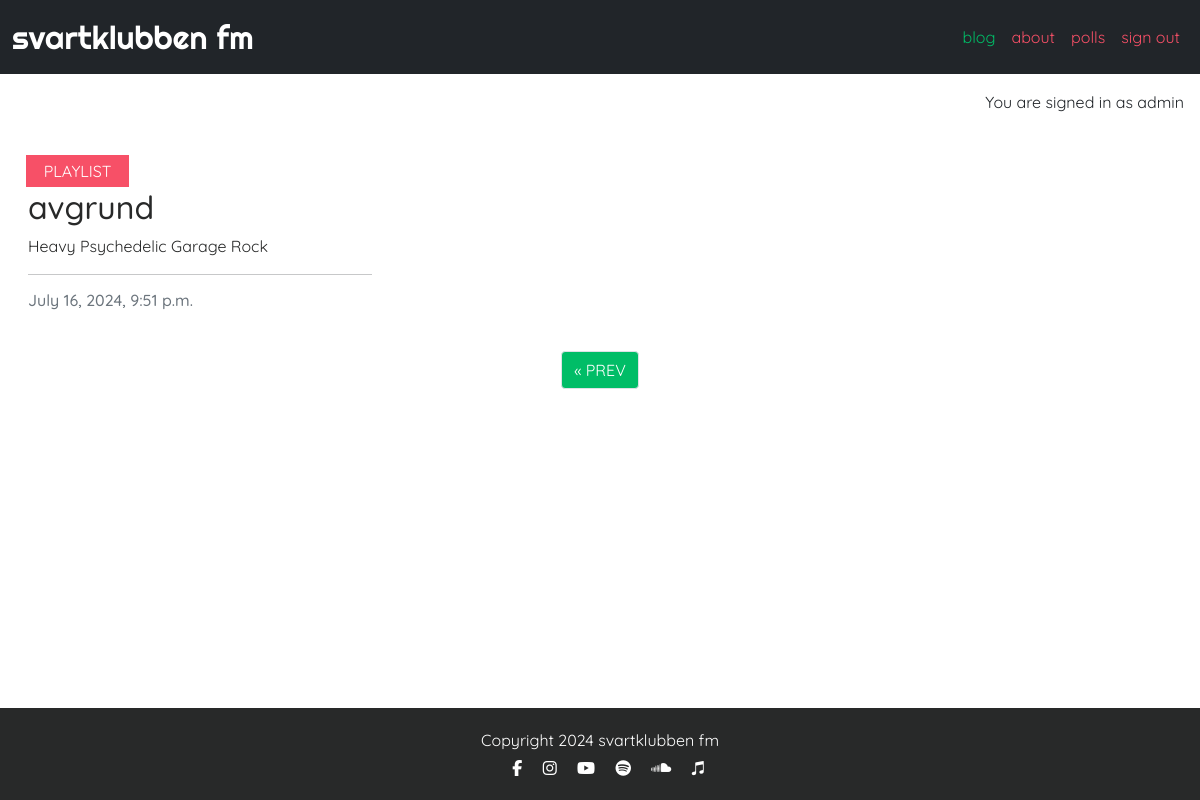
/?page=2 (signed in), run on the app's committed database.
### blog/models.py (models this page shows, shortened)
class Post(models.Model):
    title = models.CharField(max_length=200, unique=True)
    slug = models.SlugField(max_length=200, unique=True)
    label = models.CharField(max_length=200, default='content_type')
    author = models.ForeignKey(
        User, on_delete=models.CASCADE, related_name="blog_posts"
    )
    featured_image = CloudinaryField('image', default='placeholder')
    content = models.TextField()
    created_on = models.DateTimeField(auto_now_add=True)
    status = models.IntegerField(choices=STATUS, default=0)
    excerpt = models.TextField(blank=True)
    updated_on = models.DateTimeField(auto_now=True)
    class Meta:
        ordering = ["-created_on"]

### blog/views.py (the view)
# urls.py: path('', views.PostList.as_view(), name='home'),
class PostList(generic.ListView):
    queryset = Post.objects.filter(status=1)
    template_name = "blog/index.html"
    paginate_by = 6

### blog/templates/blog/index.html (shortened to what this page needs)
{% extends "base.html" %}
{% load static %}
{% block content %}
<div class="container-fluid">
    <div class="row">
        <div class="col-12 mt-3 left">
            <div class="row">
                {% for post in post_list %}
                <div class="col-md-4">
                    <div class="card mb-4">
                        <div class="card-body">
                            <div class="image-container">
                                <div class="image-flash">
                                    <p class="label d-flex justify-content-center">{{ post.label }}</p>
                                </div>
                            </div>
                            <a href="{% url 'post_detail' post.slug %}" class="post-link">
                                <h2 class="card-title">{{ post.title }}</h2>
                                <p class="card-text">{{ post.excerpt }}</p>
                            </a>
                            <hr />
                            <p class="card-text text-muted h6">{{ post.created_on}}
                            </p>
                        </div>
                    </div>
                </div>
                {% endfor %}
            </div>
        </div>
    </div>
    {% if is_paginated %}
    <nav aria-label="Page navigation">
        <ul class="pagination justify-content-center">
            {% if page_obj.has_previous %}
            <li><a href="?page={{ page_obj.previous_page_number }}" class="btn btn-style page-link">&laquo; PREV</a></li>
            {% endif %}
        </ul>
    </nav>
    {% endif %}
</div>
{% endblock %}
{% block copyright %}
    Copyright 2024 svartklubben fm
{% endblock %}

### templates/base.html (shortened to what this page needs)
{% load static %}
{% url 'home' as home_url %}
{% url 'about' as about_url %}
{% url 'polls:index' as polls_url %}
{% url 'account_login' as login_url %}
{% url 'account_signup' as signup_url %}
{% url 'account_logout' as logout_url %}
<!DOCTYPE html>
<html class="h-100" lang="en">
<head>
    <link href="https://cdn.jsdelivr.net/npm/bootstrap@5.0.1/dist/css/bootstrap.min.css" rel="stylesheet"
>
    <link rel="stylesheet" href="{% static 'css/style.css' %}">
</head>
<body class="d-flex flex-column h-100 main-bg">
    <nav class="navbar navbar-expand-lg navbar-dark bg-dark">
        <div class="container-fluid nav-margin">
            <a class="navbar-brand brand" href="{% url 'home' %}">svartklubben fm</a>
            <div class="collapse navbar-collapse" id="navbarText">
                <ul class="navbar-nav ms-auto mb-2 mb-lg-0">
                    <li class="nav-item">
                        <a class="nav-link nav-link-hover {% if request.path == home_url %}active{% endif %}" aria-current="page"
                            href="{% url 'home' %}">blog</a>
                    </li>
                    <li class="nav-item">
                        <a class="nav-link nav-link-hover {% if request.path == about_url %}active{% endif %}" aria-current="page"
                            href="{% url 'about' %}">about</a>
                    </li>
                    {% if user.is_authenticated %}
                    <li class="nav-item">
                        <a class="nav-link nav-link-hover {% if request.path == polls_url %}active{% endif %}" aria-current="page"
                            href="{% url 'polls:index' %}">polls</a>
                    </li>
                    <li class="nav-item">
                        <a class="nav-link nav-link-hover {% if request.path == logout_url %}active{% endif %}" aria-current="page"
                            href="{% url 'account_logout' %}">sign out</a>
                    </li>
                    {% endif %}
                </ul>
            </div>
        </div>
    </nav>
    <main class="flex-shrink-0 main-bg">
        {% if user.is_authenticated %}
        <p class="text-end m-3">You are signed in as {{ user }}</p>
        {% else %}
        <p class="text-end m-3">You are not signed in</p>
        {% endif %}
        {% block content %}{% endblock content %}
    </main>
    <footer class="footer mt-auto py-3 dark-bg">
        <p class="m-1 text-center text-white">
            {% block copyright %}{% endblock %}
        </p>
        <p class="m-1 text-center text-white">
            <a href="https://www.facebook.com/" target="_blank"><i class="fa-brands fa-facebook-f ms-3 text-white"></i></a>
            <a href="https://www.instagram.com/" target="_blank"><i class="fa-brands fa-instagram ms-3 text-white"></i></a>
            <a href="https://www.youtube.com/" target="_blank"><i class="fa-brands fa-youtube ms-3 text-white"></i></a>
            <a href="https://open.spotify.com/" target="_blank"><i class="fa-brands fa-spotify ms-3 text-white"></i></a>
            <a href="https://soundcloud.com/" target="_blank"><i class="fa-brands fa-soundcloud ms-3 text-white"></i></a>
            <a href="https://music.apple.com/us/browse" target="_blank"><i class="fa-brands fa-itunes-note ms-3 text-white"></i></a>
        </p>
    </footer>
</body>
</html>

### static/css/style.css (style rules this page uses)
body { background-color: #F9FAFC; font-family: Quicksand, sans-serif; }
.brand { font-family: Righteous, sans-serif; font-size: 2rem; color: #4A4A4F; }
.dark-bg { background-color: #282929; }
.main-bg { background-color: #ffffff; }
.nav-link { color: #f75067 !important; }
.nav-link.active { color: #00bd67 !important; }
.card { border: none; background-color: transparent; }
.image-container { position: relative; }
.image-flash { position: absolute; bottom: 5%; min-width: 30%; left: -2px; background-color: #f75067; }
.label { color: white; margin: 4px; text-transform: uppercase; }
.post-link { text-decoration: none; color: #282929; }
.btn-style, .btn-edit { background-color: #00bd67; color: #fff; }

### data on the page
Post: label "PLAYLIST", title "avgrund", excerpt "Heavy Psychedelic Garage Rock", created_on "July 16, 2024, 9:51 p.m."

### other printed values
{{ user }} "admin"
